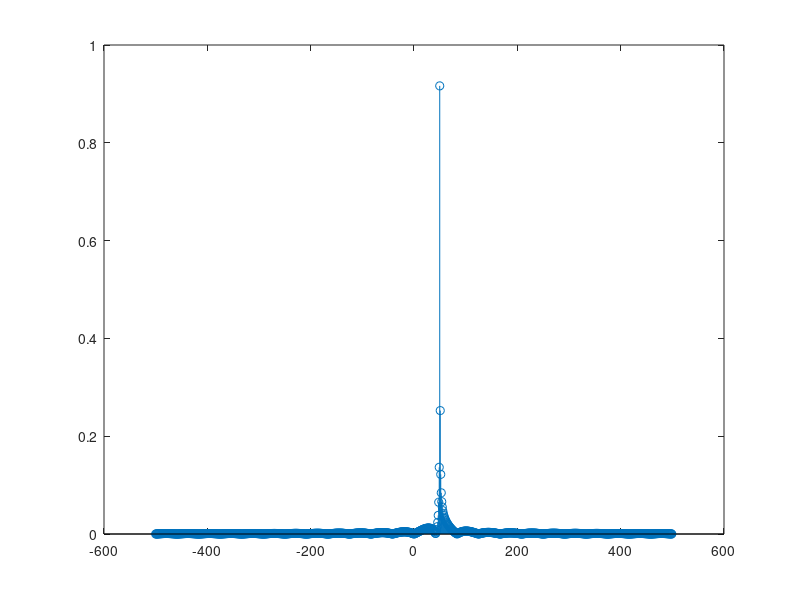

Write MATLAB code to recreate this figure. (Note: this script raises an error after producing the figure.)
clear; clc; close all;
%%
fs = 1000;
ts = 1/fs;

f0 = 50;
N = 1000;

t = (0:N-1)*ts;
x = exp(1j*2*pi*f0*t);

K = 2^nextpow2(N);
X = fftshift(fft(x,K)/K);
f = ((0:K-1)/K - 1/2)*fs;

figure(1)
stem(f,abs(X))
vline(f0)
grid on